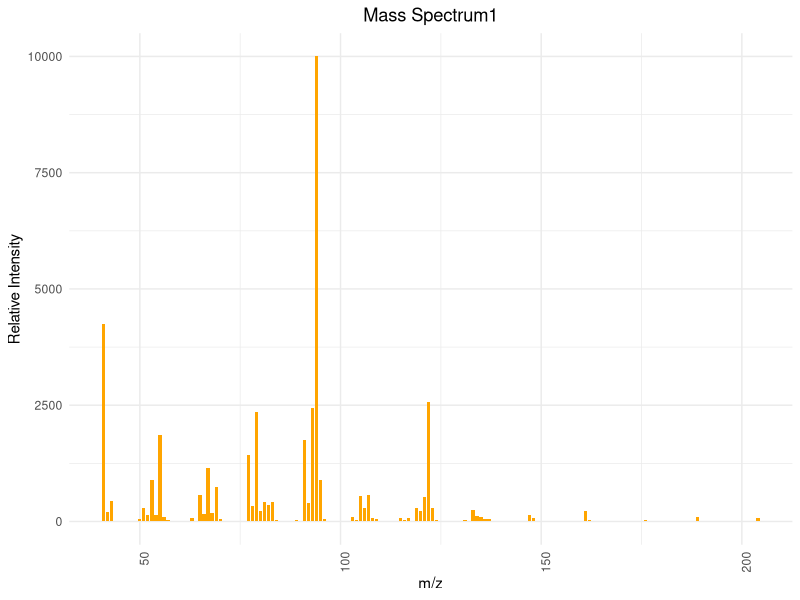
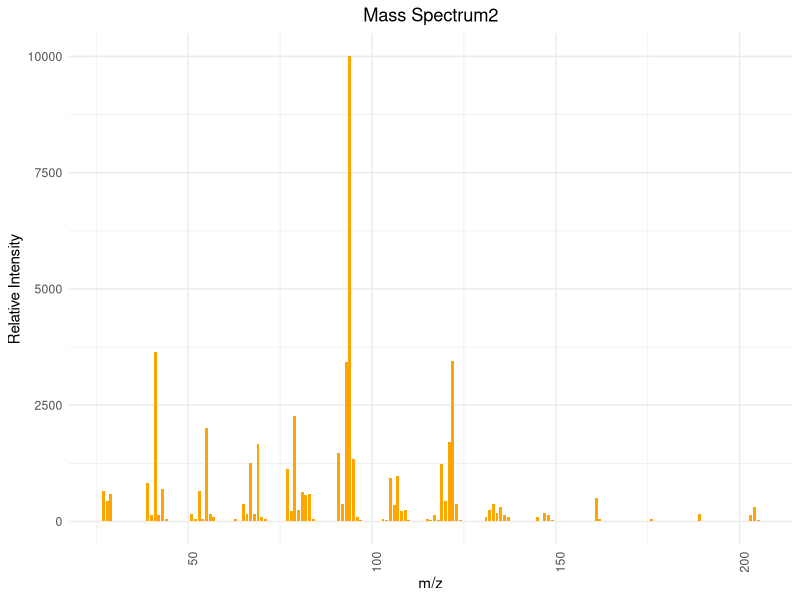
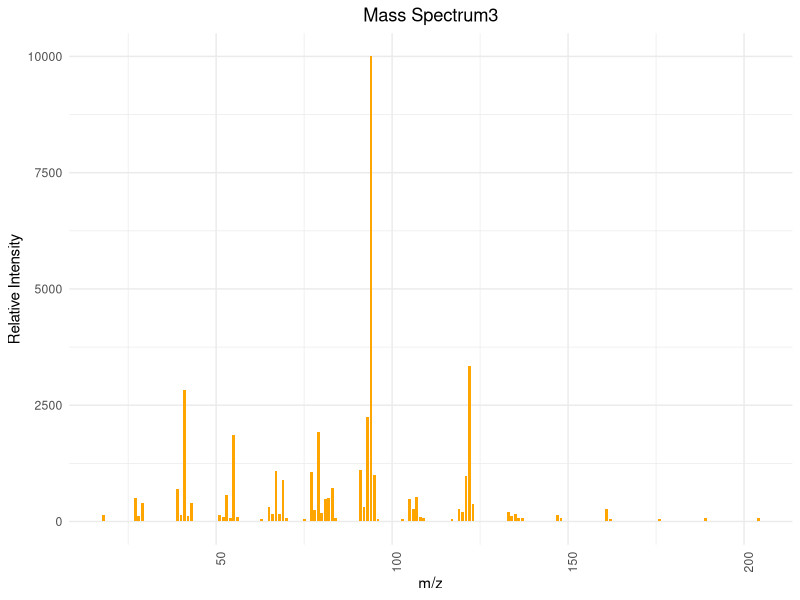
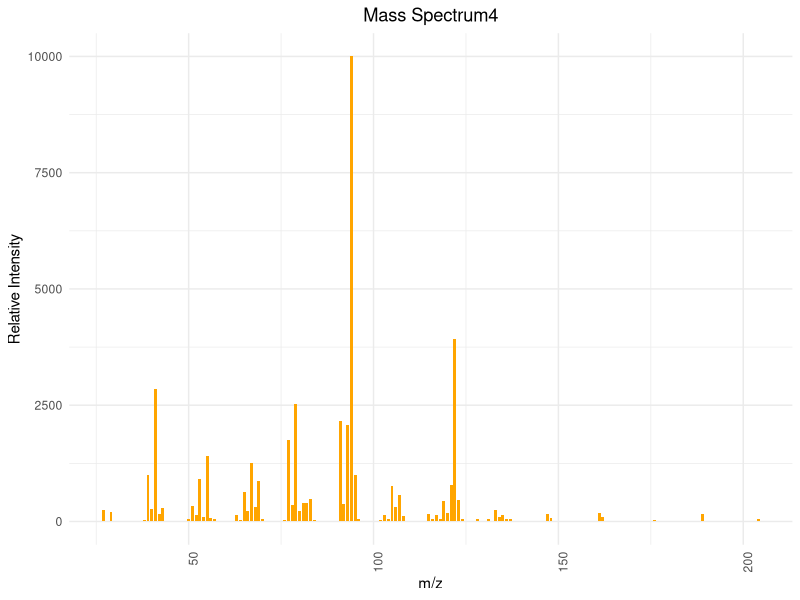

Write R code to recreate these figures, in order.
## ---- chunk 1
# 安装并加载所需的包
library(ggplot2)

# 图1
mz1 <- c(41, 42, 43, 44, 50, 51, 52, 53, 54, 55, 56, 57, 62, 63, 65, 66, 67, 68, 69, 70, 77, 78, 79, 80, 81, 82, 83, 84, 89, 91, 92, 93, 94, 95, 96, 103, 104, 105, 106, 107, 108, 109, 115, 116, 117, 118, 119, 120, 121, 122, 123, 124, 128, 129, 131, 132, 133, 134, 135, 136, 137, 147, 148, 161, 162, 176, 189, 204)
intensity1 <- c(4250, 210, 450, 10, 50, 300, 150, 890, 140, 1870, 90, 40, 10, 80, 570, 170, 1140, 190, 750, 50, 1430, 340, 2360, 220, 410, 360, 410, 40, 30, 1750, 390, 2450, 9999, 900, 50, 100, 40, 540, 300, 570, 80, 50, 70, 30, 80, 20, 290, 220, 530, 2570, 300, 40, 20, 20, 30, 10, 240, 120, 100, 60, 50, 130, 70, 220, 40, 30, 100, 70)

data1 <- data.frame(mz1, intensity1)


ggplot(data1, aes(x=mz1, y=intensity1)) +
  geom_bar(stat="identity", fill="orange", width=0.8) + 
  theme_minimal() + 
  labs(title="Mass Spectrum1",
       x="m/z",
       y="Relative Intensity") + 
  theme(axis.text.x = element_text(angle = 90, hjust = 1), plot.title = element_text(hjust = 0.5))  

# 图2
mz2 <- c(27, 28, 29, 39, 40, 41, 42, 43, 44, 51, 52, 53, 54, 55, 56, 57, 63, 65, 66, 67, 68, 69, 70, 71, 77, 78, 79, 80, 81, 82, 83, 84, 91, 92, 93, 94, 95, 96, 97, 103, 104, 105, 106, 107, 108, 109, 110, 115, 116, 117, 118, 119, 120, 121, 122, 123, 124, 131, 132, 133, 134, 135, 136, 137, 145, 147, 148, 149, 161, 162, 176, 189, 203, 204, 205)
intensity2 <- c(660, 440, 600, 820, 130, 3650, 130, 690, 60, 160, 60, 660, 60, 2010, 160, 90, 60, 380, 160, 1260, 160, 1670, 90, 60, 1130, 220, 2260, 250, 630, 570, 600, 60, 1480, 380, 3430, 9999, 1350, 90, 30, 60, 30, 940, 350, 970, 220, 250, 30, 60, 30, 130, 30, 1230, 440, 1700, 3460, 380, 30, 90, 250, 380, 190, 310, 130, 90, 90, 190, 130, 30, 500, 60, 60, 160, 130, 310, 30)

data2 <- data.frame(mz2, intensity2)

ggplot(data2, aes(x=mz2, y=intensity2)) +
  geom_bar(stat="identity", fill="orange", width=0.8) + 
  theme_minimal() + 
  labs(title="Mass Spectrum2",
       x="m/z",
       y="Relative Intensity") + 
  theme(axis.text.x = element_text(angle = 90, hjust = 1), plot.title = element_text(hjust = 0.5))  

# 图3
mz3 <- c(18, 27, 28, 29, 39, 40, 41, 42, 43, 51, 52, 53, 54, 55, 56, 63, 65, 66, 67, 68, 69, 70, 75, 77, 78, 79, 80, 81, 82, 83, 84, 91, 92, 93, 94, 95, 96, 103, 105, 106, 107, 108, 109, 117, 119, 120, 121, 122, 123, 133, 134, 135, 136, 137, 147, 148, 161, 162, 176, 189, 204)
intensity3 <- c(150, 500, 120, 400, 690, 130, 2820, 120, 390, 150, 100, 570, 70, 1860, 100, 50, 320, 160, 1080, 160, 900, 70, 60, 1070, 250, 1920, 190, 480, 500, 720, 70, 1110, 320, 2250, 9999, 1000, 60, 50, 480, 270, 520, 90, 70, 60, 270, 210, 970, 3340, 380, 200, 120, 170, 80, 80, 140, 70, 270, 60, 50, 80, 80)

data3 <- data.frame(mz3, intensity3)

ggplot(data3, aes(x=mz3, y=intensity3)) +
  geom_bar(stat="identity", fill="orange", width=0.8) + 
  theme_minimal() + 
  labs(title="Mass Spectrum3",
       x="m/z",
       y="Relative Intensity") + 
  theme(axis.text.x = element_text(angle = 90, hjust = 1), plot.title = element_text(hjust = 0.5)) 

# 图4
mz4 <- c(27, 29, 38, 39, 40, 41, 42, 43, 50, 51, 52, 53, 54, 55, 56, 57, 63, 64, 65, 66, 67, 68, 69, 70, 76, 77, 78, 79, 80, 81, 82, 83, 84, 91, 92, 93, 94, 95, 96, 102, 103, 104, 105, 106, 107, 108, 115, 116, 117, 118, 119, 120, 121, 122, 123, 124, 128, 131, 133, 134, 135, 136, 137, 147, 148, 161, 162, 176, 189, 190, 204)
intensity4 <- c(250, 200, 30, 1000, 260, 2840, 170, 280, 60, 330, 140, 920, 100, 1400, 80, 50, 140, 40, 630, 220, 1260, 310, 880, 50, 30, 1760, 360, 2530, 230, 390, 400, 480, 30, 2150, 370, 2080, 9999, 990, 60, 40, 130, 50, 760, 310, 580, 120, 170, 50, 150, 50, 430, 190, 780, 3930, 470, 60, 60, 60, 250, 100, 150, 60, 50, 160, 80, 180, 100, 30, 160, 20, 60)

data4 <- data.frame(mz4, intensity4)

ggplot(data4, aes(x=mz4, y=intensity4)) +
  geom_bar(stat="identity", fill="orange", width=0.8) + 
  theme_minimal() + 
  labs(title="Mass Spectrum4",
       x="m/z",
       y="Relative Intensity") + 
  theme(axis.text.x = element_text(angle = 90, hjust = 1), plot.title = element_text(hjust = 0.5)) 

